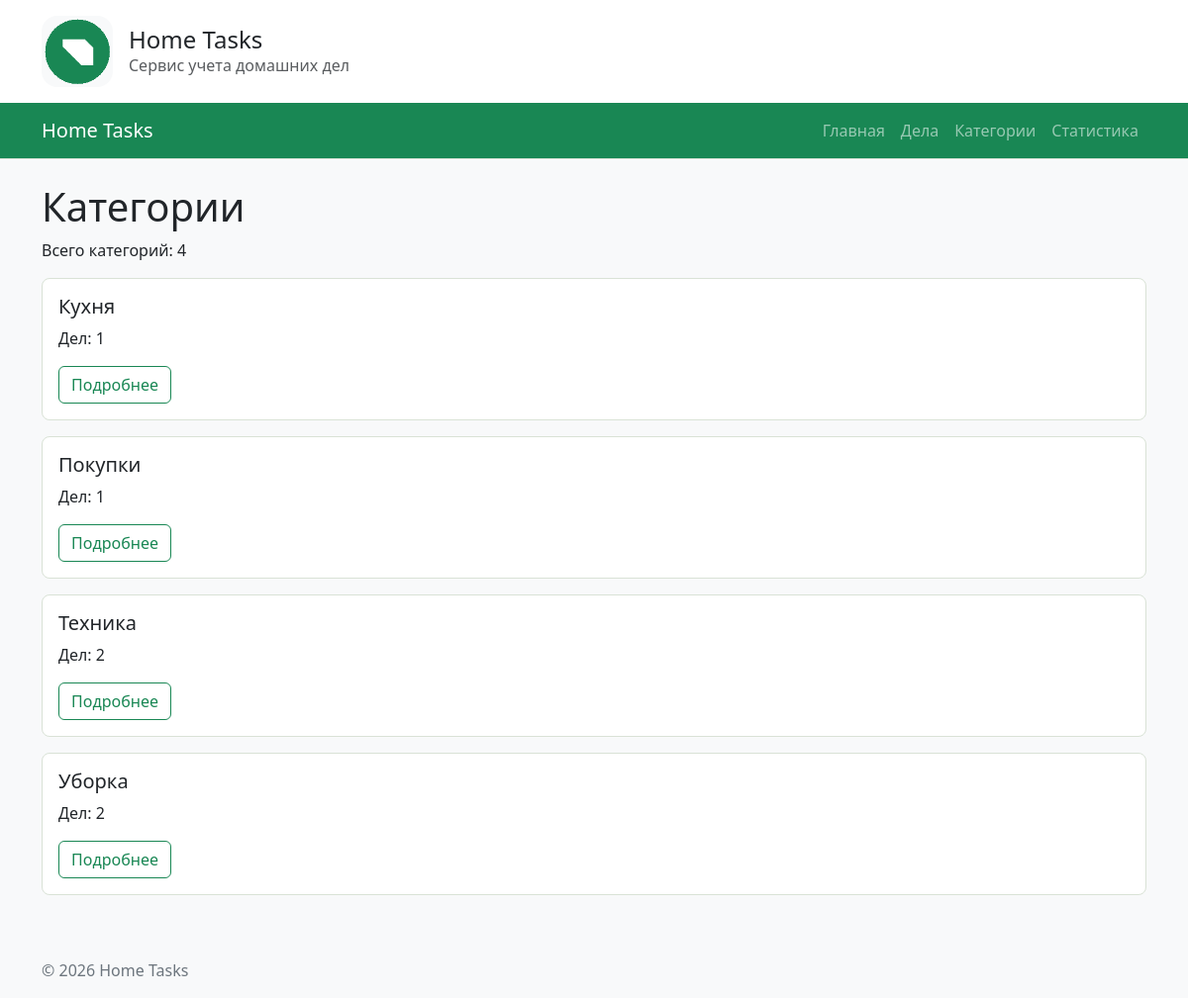
Page /categories/ on the committed database.
### categories/views.py (the view)
# urls.py: path("", views.category_list, name="list"),
def category_list(request: HttpRequest) -> HttpResponse:
    conn = get_connection()
    categories = conn.execute(
        """
        SELECT
            categories.id,
            categories.name,
            COUNT(chores.id) AS chore_count
        FROM categories
        LEFT JOIN chores
            ON categories.id = chores.category_id
        GROUP BY categories.id, categories.name
        ORDER BY categories.name;
        """
    ).fetchall()
    conn.close()
    return render(
        request,
        "categories/category_list.html",
        {"categories": categories},
    )

### db/database.py (called while the page is built)
def get_connection() -> sqlite3.Connection:
    conn = sqlite3.connect(DB_PATH)
    conn.execute("PRAGMA foreign_keys = ON")
    conn.row_factory = sqlite3.Row
    return conn

### categories/templates/categories/category_list.html (shortened to what this page needs)
{% extends "base.html" %}
{% block content %}
<h1>Категории</h1>
<p>
  Всего категорий: {{ categories|length }}
</p>
{% for category in categories %}
  {% include "categories/includes/category_card.html" with category=category chore_count=category.chore_count %}
{% empty %}
  <p>Категории не найдены.</p>
{% endfor %}
{% endblock %}

### categories/templates/categories/includes/category_card.html
<article class="card category-card mb-3">
  <div class="card-body">
    <h2 class="card-title h5">
      {{ category.name|default:"Без названия" }}
    </h2>
    <p class="card-text">
      Дел: {{ chore_count }}
    </p>
    <a
      href="{% url 'categories:detail' category.id %}"
      class="btn btn-outline-success"
    >
      Подробнее
    </a>
  </div>
</article>

### homepage/static/homepage/css/style.css (style rules this page uses)
body { min-height: 100vh; background-color: #f8f9fa; }
.chore-card, .category-card { margin-bottom: 1rem; border: 1px solid #d9e2d6; border-radius: 8px; }

### rows in the picture
categories: name "Кухня", id "1"
categories: name "Покупки", chore_count "1"
categories: name "Техника", chore_count "2"
categories: name "Уборка", id "2"

### other values in the picture
{{ categories|length }} "4"
